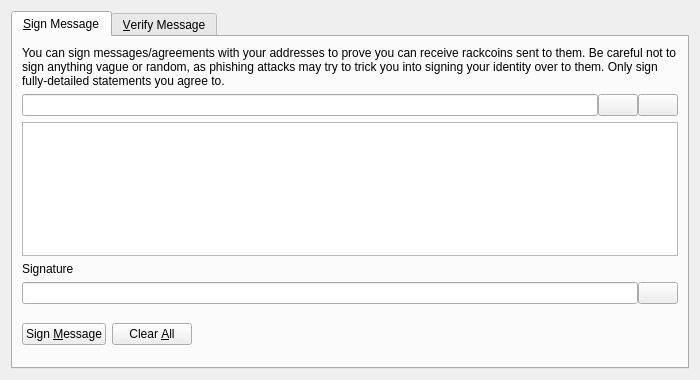
<?xml version="1.0" encoding="UTF-8"?>
<ui version="4.0">
 <class>SignVerifyMessageDialog</class>
 <widget class="QDialog" name="SignVerifyMessageDialog">
  <property name="geometry">
   <rect>
    <x>0</x>
    <y>0</y>
    <width>700</width>
    <height>380</height>
   </rect>
  </property>
  <property name="windowTitle">
   <string>Signatures - Sign / Verify a Message</string>
  </property>
  <property name="modal">
   <bool>true</bool>
  </property>
  <layout class="QVBoxLayout" name="verticalLayout">
   <item>
    <widget class="QTabWidget" name="tabWidget">
     <property name="currentIndex">
      <number>0</number>
     </property>
     <widget class="QWidget" name="tabSignMessage">
      <attribute name="title">
       <string>&amp;Sign Message</string>
      </attribute>
      <layout class="QVBoxLayout" name="verticalLayout_SM">
       <item>
        <widget class="QLabel" name="infoLabel_SM">
         <property name="text">
          <string>You can sign messages/agreements with your addresses to prove you can receive rackcoins sent to them. Be careful not to sign anything vague or random, as phishing attacks may try to trick you into signing your identity over to them. Only sign fully-detailed statements you agree to.</string>
         </property>
         <property name="textFormat">
          <enum>Qt::PlainText</enum>
         </property>
         <property name="wordWrap">
          <bool>true</bool>
         </property>
        </widget>
       </item>
       <item>
        <layout class="QHBoxLayout" name="horizontalLayout_1_SM">
         <property name="spacing">
          <number>0</number>
         </property>
         <item>
          <widget class="QValidatedLineEdit" name="addressIn_SM">
           <property name="toolTip">
            <string>The Rackcoin address to sign the message with</string>
           </property>
          </widget>
         </item>
         <item>
          <widget class="QPushButton" name="addressBookButton_SM">
           <property name="toolTip">
            <string>Choose previously used address</string>
           </property>
           <property name="text">
            <string/>
           </property>
           <property name="icon">
            <iconset resource="../bitcoin.qrc">
             <normaloff>:/icons/address-book</normaloff>:/icons/address-book</iconset>
           </property>
           <property name="shortcut">
            <string>Alt+A</string>
           </property>
           <property name="autoDefault">
            <bool>false</bool>
           </property>
          </widget>
         </item>
         <item>
          <widget class="QPushButton" name="pasteButton_SM">
           <property name="toolTip">
            <string>Paste address from clipboard</string>
           </property>
           <property name="text">
            <string/>
           </property>
           <property name="icon">
            <iconset resource="../bitcoin.qrc">
             <normaloff>:/icons/editpaste</normaloff>:/icons/editpaste</iconset>
           </property>
           <property name="shortcut">
            <string>Alt+P</string>
           </property>
           <property name="autoDefault">
            <bool>false</bool>
           </property>
          </widget>
         </item>
        </layout>
       </item>
       <item>
        <widget class="QPlainTextEdit" name="messageIn_SM">
         <property name="toolTip">
          <string>Enter the message you want to sign here</string>
         </property>
        </widget>
       </item>
       <item>
        <widget class="QLabel" name="signatureLabel_SM">
         <property name="text">
          <string>Signature</string>
         </property>
         <property name="textFormat">
          <enum>Qt::PlainText</enum>
         </property>
        </widget>
       </item>
       <item>
        <layout class="QHBoxLayout" name="horizontalLayout_2_SM">
         <property name="spacing">
          <number>0</number>
         </property>
         <item>
          <widget class="QLineEdit" name="signatureOut_SM">
           <property name="font">
            <font>
             <italic>true</italic>
            </font>
           </property>
           <property name="readOnly">
            <bool>true</bool>
           </property>
          </widget>
         </item>
         <item>
          <widget class="QPushButton" name="copySignatureButton_SM">
           <property name="toolTip">
            <string>Copy the current signature to the system clipboard</string>
           </property>
           <property name="text">
            <string/>
           </property>
           <property name="icon">
            <iconset resource="../bitcoin.qrc">
             <normaloff>:/icons/editcopy</normaloff>:/icons/editcopy</iconset>
           </property>
           <property name="autoDefault">
            <bool>false</bool>
           </property>
          </widget>
         </item>
        </layout>
       </item>
       <item>
        <layout class="QHBoxLayout" name="horizontalLayout_3_SM">
         <item>
          <widget class="QPushButton" name="signMessageButton_SM">
           <property name="toolTip">
            <string>Sign the message to prove you own this Rackcoin address</string>
           </property>
           <property name="text">
            <string>Sign &amp;Message</string>
           </property>
           <property name="icon">
            <iconset resource="../bitcoin.qrc">
             <normaloff>:/icons/edit</normaloff>:/icons/edit</iconset>
           </property>
           <property name="autoDefault">
            <bool>false</bool>
           </property>
          </widget>
         </item>
         <item>
          <widget class="QPushButton" name="clearButton_SM">
           <property name="toolTip">
            <string>Reset all sign message fields</string>
           </property>
           <property name="text">
            <string>Clear &amp;All</string>
           </property>
           <property name="icon">
            <iconset resource="../bitcoin.qrc">
             <normaloff>:/icons/remove</normaloff>:/icons/remove</iconset>
           </property>
           <property name="autoDefault">
            <bool>false</bool>
           </property>
          </widget>
         </item>
         <item>
          <spacer name="horizontalSpacer_1_SM">
           <property name="orientation">
            <enum>Qt::Horizontal</enum>
           </property>
           <property name="sizeHint" stdset="0">
            <size>
             <width>40</width>
             <height>48</height>
            </size>
           </property>
          </spacer>
         </item>
         <item>
          <widget class="QLabel" name="statusLabel_SM">
           <property name="font">
            <font>
             <weight>75</weight>
             <bold>true</bold>
            </font>
           </property>
           <property name="text">
            <string/>
           </property>
           <property name="wordWrap">
            <bool>true</bool>
           </property>
          </widget>
         </item>
         <item>
          <spacer name="horizontalSpacer_2_SM">
           <property name="orientation">
            <enum>Qt::Horizontal</enum>
           </property>
           <property name="sizeHint" stdset="0">
            <size>
             <width>40</width>
             <height>48</height>
            </size>
           </property>
          </spacer>
         </item>
        </layout>
       </item>
      </layout>
     </widget>
     <widget class="QWidget" name="tabVerifyMessage">
      <attribute name="title">
       <string>&amp;Verify Message</string>
      </attribute>
      <layout class="QVBoxLayout" name="verticalLayout_VM">
       <item>
        <widget class="QLabel" name="infoLabel_VM">
         <property name="text">
          <string>Enter the receiver's address, message (ensure you copy line breaks, spaces, tabs, etc. exactly) and signature below to verify the message. Be careful not to read more into the signature than what is in the signed message itself, to avoid being tricked by a man-in-the-middle attack. Note that this only proves the signing party receives with the address, it cannot prove sendership of any transaction!</string>
         </property>
         <property name="textFormat">
          <enum>Qt::PlainText</enum>
         </property>
         <property name="alignment">
          <set>Qt::AlignLeading|Qt::AlignLeft|Qt::AlignTop</set>
         </property>
         <property name="wordWrap">
          <bool>true</bool>
         </property>
        </widget>
       </item>
       <item>
        <layout class="QHBoxLayout" name="horizontalLayout_1_VM">
         <property name="spacing">
          <number>0</number>
         </property>
         <item>
          <widget class="QValidatedLineEdit" name="addressIn_VM">
           <property name="toolTip">
            <string>The Rackcoin address the message was signed with</string>
           </property>
          </widget>
         </item>
         <item>
          <widget class="QPushButton" name="addressBookButton_VM">
           <property name="toolTip">
            <string>Choose previously used address</string>
           </property>
           <property name="text">
            <string/>
           </property>
           <property name="icon">
            <iconset resource="../bitcoin.qrc">
             <normaloff>:/icons/address-book</normaloff>:/icons/address-book</iconset>
           </property>
           <property name="shortcut">
            <string>Alt+A</string>
           </property>
           <property name="autoDefault">
            <bool>false</bool>
           </property>
          </widget>
         </item>
        </layout>
       </item>
       <item>
        <widget class="QPlainTextEdit" name="messageIn_VM"/>
       </item>
       <item>
        <widget class="QValidatedLineEdit" name="signatureIn_VM"/>
       </item>
       <item>
        <layout class="QHBoxLayout" name="horizontalLayout_2_VM">
         <item>
          <widget class="QPushButton" name="verifyMessageButton_VM">
           <property name="toolTip">
            <string>Verify the message to ensure it was signed with the specified Rackcoin address</string>
           </property>
           <property name="text">
            <string>Verify &amp;Message</string>
           </property>
           <property name="icon">
            <iconset resource="../bitcoin.qrc">
             <normaloff>:/icons/transaction_0</normaloff>:/icons/transaction_0</iconset>
           </property>
           <property name="autoDefault">
            <bool>false</bool>
           </property>
          </widget>
         </item>
         <item>
          <widget class="QPushButton" name="clearButton_VM">
           <property name="toolTip">
            <string>Reset all verify message fields</string>
           </property>
           <property name="text">
            <string>Clear &amp;All</string>
           </property>
           <property name="icon">
            <iconset resource="../bitcoin.qrc">
             <normaloff>:/icons/remove</normaloff>:/icons/remove</iconset>
           </property>
           <property name="autoDefault">
            <bool>false</bool>
           </property>
          </widget>
         </item>
         <item>
          <spacer name="horizontalSpacer_1_VM">
           <property name="orientation">
            <enum>Qt::Horizontal</enum>
           </property>
           <property name="sizeHint" stdset="0">
            <size>
             <width>40</width>
             <height>48</height>
            </size>
           </property>
          </spacer>
         </item>
         <item>
          <widget class="QLabel" name="statusLabel_VM">
           <property name="font">
            <font>
             <weight>75</weight>
             <bold>true</bold>
            </font>
           </property>
           <property name="text">
            <string/>
           </property>
           <property name="wordWrap">
            <bool>true</bool>
           </property>
          </widget>
         </item>
         <item>
          <spacer name="horizontalSpacer_2_VM">
           <property name="orientation">
            <enum>Qt::Horizontal</enum>
           </property>
           <property name="sizeHint" stdset="0">
            <size>
             <width>40</width>
             <height>48</height>
            </size>
           </property>
          </spacer>
         </item>
        </layout>
       </item>
      </layout>
     </widget>
    </widget>
   </item>
  </layout>
 </widget>
 <customwidgets>
  <customwidget>
   <class>QValidatedLineEdit</class>
   <extends>QLineEdit</extends>
   <header>qt/qvalidatedlineedit.h</header>
  </customwidget>
 </customwidgets>
 <resources>
  <include location="../bitcoin.qrc"/>
 </resources>
 <connections/>
</ui>
